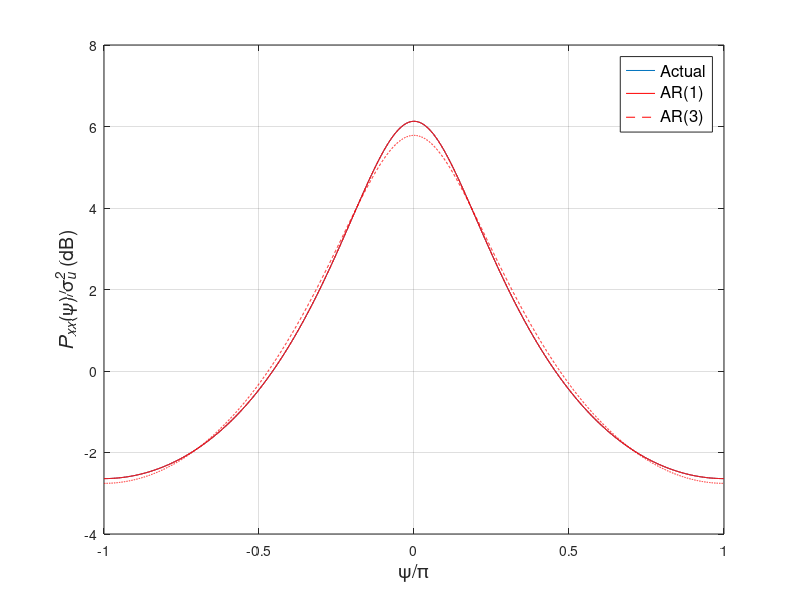
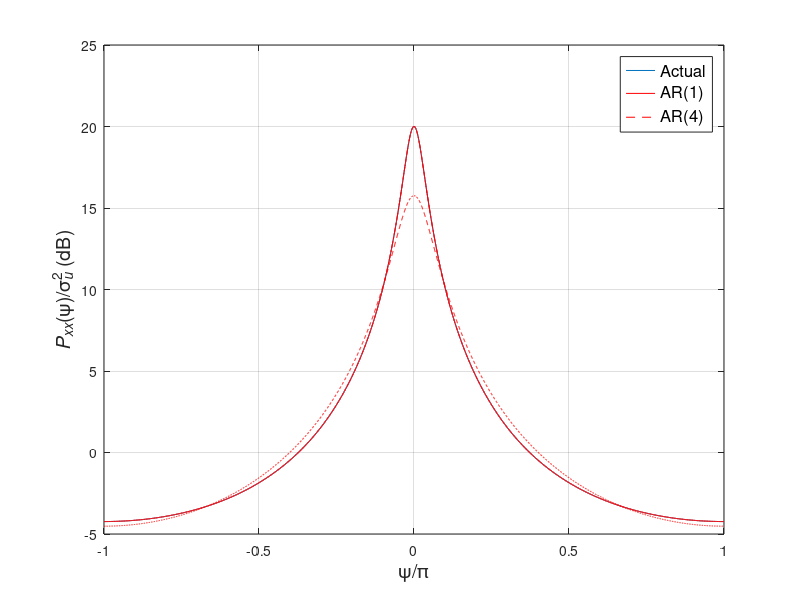

These charts were generated, in order, by the following MATLAB code:
%%%%%%%%%%%%%%%%%%%%%%%%%%%%%%%%
% Figure 5.30
% Wavenumber spectra for complex AR(1) process with additive white noise
% sigmau^2/sigmaw^2 = 10, |a1|=0.5
% K. Bell 7/24/01, 10/23/01
%%%%%%%%%%%%%%%%%%%%%%%%%%%%%%%%
clear all
close all

sgw_u = 10^(-10/10);
psi = [-1:0.0005:1]*pi;
nf = size(psi,2);

%(a)
a1 = -0.5;
x = 1+sgw_u+sgw_u*abs(a1)^2;
y = 4*(sgw_u*abs(a1))^2;
sgb_u = 0.5*(x+sqrt(x^2-y));

b1 = (sgw_u/sgb_u)*a1;
P = (ones(1,nf)./((abs(ones(1,nf)+a1*exp(-j*psi)) ).^2)+ sgw_u*ones(1,nf));     % actual
Pb = sgb_u*((abs(ones(1,nf)+b1*exp(-j*psi)) ).^2)./((abs(ones(1,nf)+a1*exp(-j*psi)) ).^2);  %ARMA 1
plot(psi/pi,10*log10(P))
xlabel('\psi/\pi','Fontsize',14)
ylabel(['{\itP}_{\itxx}(\psi)/\sigma^2_{\itu} (dB)'],'Fontsize',14)
grid on
hold on
plot(psi/pi,10*log10(Pb),'r')
L = 3;
c = [a1-b1 zeros(1,L-1)];
zv = exp(-j*[0:1:L].'*psi);
Pc = sgb_u*ones(1,nf)./(abs([1 c]*zv).^2);
plot(psi/pi,10*log10(Pc),'--r')
for m=2:L
    c(m) = -c(m-1)*b1; 
    Pc = sgb_u*ones(1,nf)./(abs([1 c]*zv).^2);
end
plot(psi/pi,10*log10(Pc),'-.r')
hold off
h=legend('Actual','AR(1)',['AR(' int2str(L) ')']);
set(h,'Fontsize',12)

%(b)
a1 = -0.9;
x = 1+sgw_u+sgw_u*abs(a1)^2;
y = 4*(sgw_u*abs(a1))^2;
sgb_u = 0.5*(x+sqrt(x^2-y));

b1 = (sgw_u/sgb_u)*a1;
P = (ones(1,nf)./((abs(ones(1,nf)+a1*exp(-j*psi)) ).^2)+ sgw_u*ones(1,nf));     % actual
Pb = sgb_u*((abs(ones(1,nf)+b1*exp(-j*psi)) ).^2)./((abs(ones(1,nf)+a1*exp(-j*psi)) ).^2);  %ARMA 1
figure
plot(psi/pi,10*log10(P))
xlabel('\psi/\pi','Fontsize',14)
ylabel(['{\itP}_{\itxx}(\psi)/\sigma^2_{\itu} (dB)'],'Fontsize',14)
grid on
hold on
plot(psi/pi,10*log10(Pb),'r')
L = 4;
c = [a1-b1 zeros(1,L-1)];
zv = exp(-j*[0:1:L].'*psi);
Pc = sgb_u*ones(1,nf)./(abs([1 c]*zv).^2);
plot(psi/pi,10*log10(Pc),'--r')
for m=2:L
    c(m) = -c(m-1)*b1; 
    Pc = sgb_u*ones(1,nf)./(abs([1 c]*zv).^2);
end
plot(psi/pi,10*log10(Pc),'-.r')
hold off
h=legend('Actual','AR(1)',['AR(' int2str(L) ')']);
set(h,'Fontsize',12)
